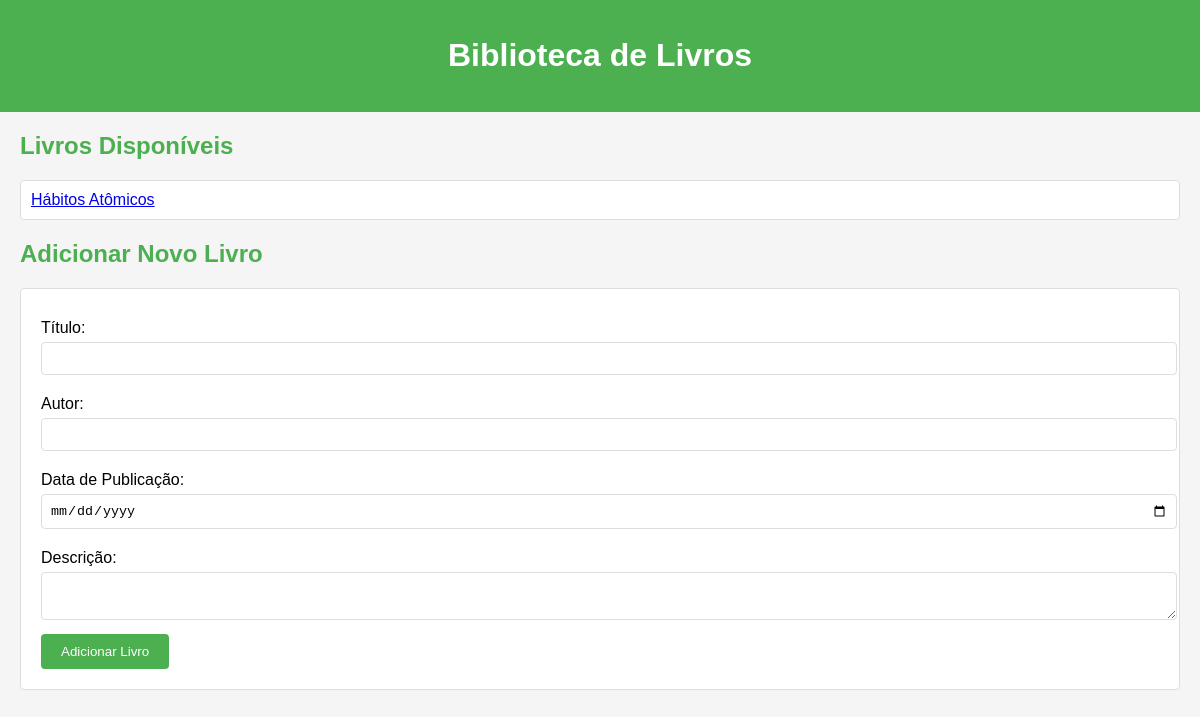
Page /livro/ on the earlier database version.
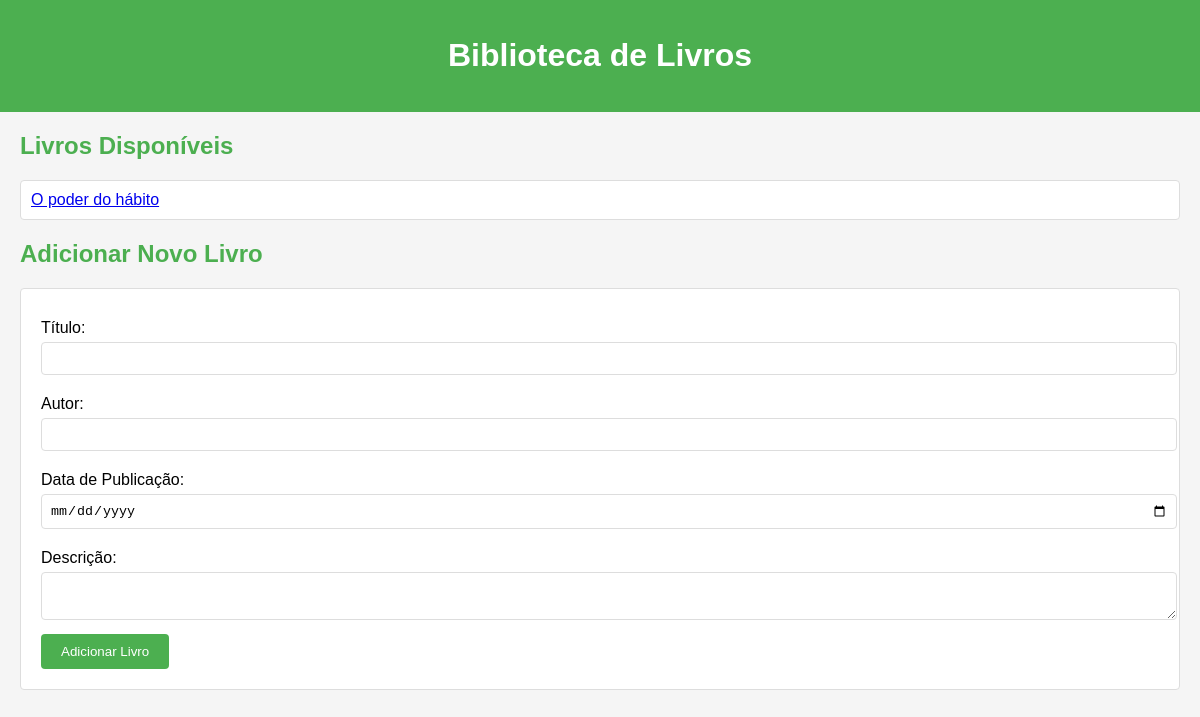
Same page on the later database version.
### livro/models.py (models this page shows)
class Livro(models.Model):
    titulo = models.CharField(max_length=255)
    autor = models.CharField(max_length=255)
    data_publicacao = models.DateField()
    descricao = models.TextField()
    def __str__(self):
        return self.titulo

### livro/views.py (the view, shortened to what this page needs)
# urls.py: path('livro/', dados_livros, name='pagina-livro'),
def dados_livros(request):
    livro = Livro.objects.all()
    return render(request, 'pagina_livro.html', {'livro': livro})

### livro/templates/pagina_livro.html (shortened to what this page needs)
<!DOCTYPE html>
<html lang="pt-BR">
<head>
</head>
<body>
    <header>
        <h1>Biblioteca de Livros</h1>
    </header>
    <main>
        <section id="book-list">
            <h2>Livros Disponíveis</h2>
            <ul id="books">
                {% for book in livro %}
                    <a href='{% url "detalhe-livro" book.id %}'><li>{{book}}</li></a>
                {% endfor %}
            </ul>
        </section>
        <section id="book-form">
            <h2>Adicionar Novo Livro</h2>
            <form id="new-book-form" method='POST' action='{% url "pagina-livro" %}'>
                <label for="titulo">Título:</label>
                <input type="text" id="titulo" name="titulo" required>
                <label for="autor">Autor:</label>
                <input type="text" id="autor" name="autor" required>
                <label for="data_publicacao">Data de Publicação:</label>
                <input type="date" id="data_publicacao" name="data_publicacao" required>
                <label for="descricao">Descrição:</label>
                <textarea id="descricao" name="descricao" required></textarea>
                <button type="submit">Adicionar Livro</button>
            </form>
        </section>
    </main>
</body>
</html>

Differences in the rows shown:
removed Livro: titulo "Hábitos Atômicos"
added Livro: titulo "O poder do hábito"
